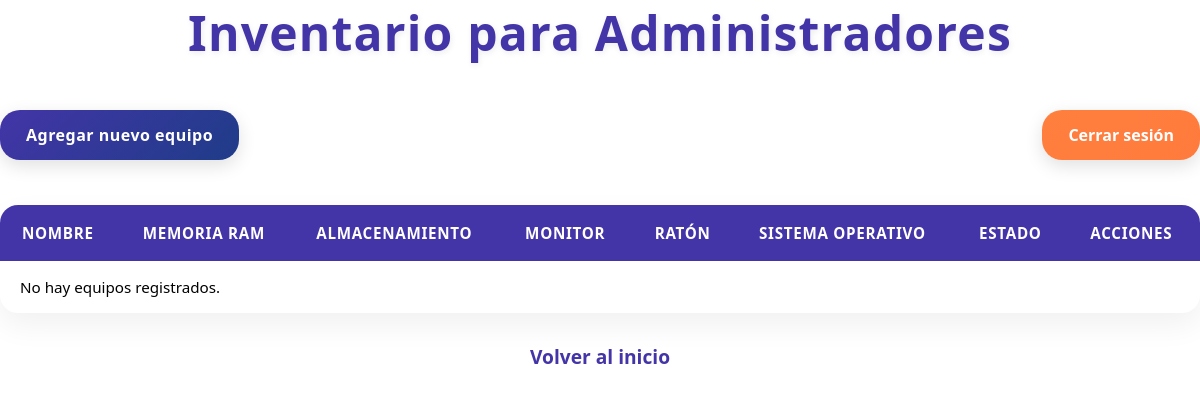
/inventario_admin/ (signed in), run on an earlier commit of the app's database.
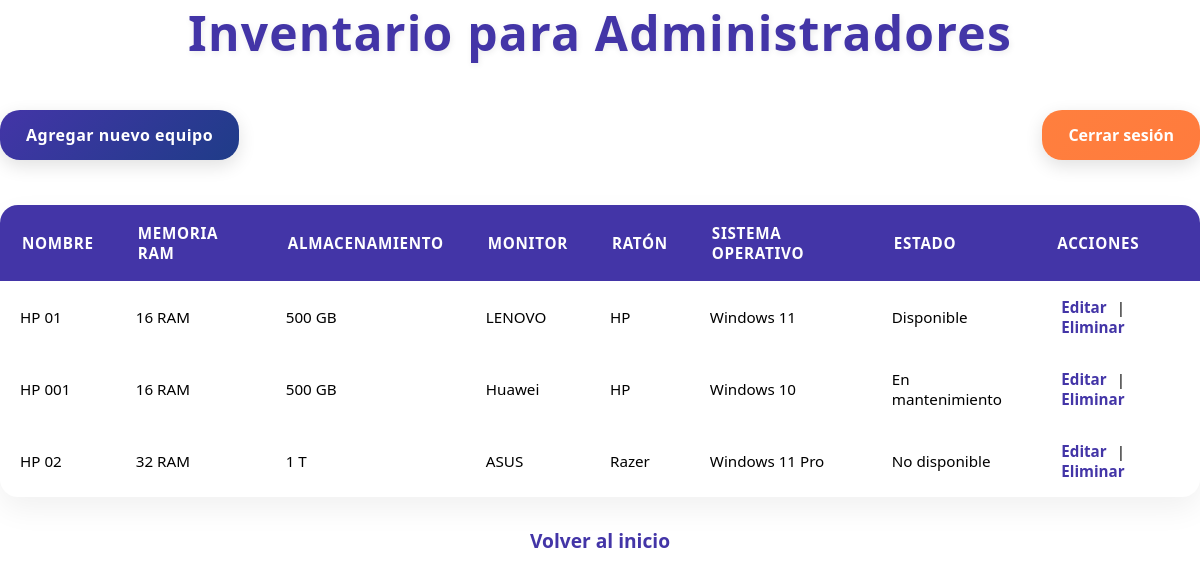
And on a later commit of the database.
### equipos/models.py (models this page shows, shortened)
class Equipo(models.Model):
    nombre = models.CharField(max_length=100)
    memoria_ram = models.CharField(max_length=50)
    almacenamiento = models.CharField(max_length=50)
    monitor = models.CharField(max_length=100)
    raton = models.CharField(max_length=100)
    sistema_operativo = models.CharField(max_length=100)
    estado = models.CharField(max_length=20, choices=ESTADO_CHOICES, default='disponible')

### equipos/views.py (the view)
# urls.py: path('inventario_admin/', views.inventario_admin, name='inventario_admin'),
@login_required
@permission_required('equipos.view_equipo', raise_exception=True)
def inventario_admin(request):
    equipos = Equipo.objects.all()
    return render(request, 'equipos/inventario_admin.html', {'equipos': equipos})

### equipos/templates/equipos/inventario_admin.html (shortened to what this page needs)
<!DOCTYPE html>
<html>
<head>
    {% load static %}
    <link rel="stylesheet" href="{% static 'css/estilos_vistas.css' %}">
</head>
<body class="page-inventario-admin">
    <h1>Inventario para Administradores</h1>
    <div class="acciones-superiores">
        <a href="{% url 'agregar_equipo' %}" class="btn-agregar">Agregar nuevo equipo</a>
        <form action="{% url 'logout' %}" method="post">
            <button type="submit" class="btn-logout">Cerrar sesión</button>
        </form>
    </div>
    <table>
        <thead>
            <tr>
                <th>Nombre</th>
                <th>Memoria RAM</th>
                <th>Almacenamiento</th>
                <th>Monitor</th>
                <th>Ratón</th>
                <th>Sistema Operativo</th>
                <th>Estado</th>
                <th>Acciones</th>
            </tr>
        </thead>
        <tbody>
            {% for equipo in equipos %}
                <tr>
                    <td>{{ equipo.nombre }}</td>
                    <td>{{ equipo.memoria_ram }}</td>
                    <td>{{ equipo.almacenamiento }}</td>
                    <td>{{ equipo.monitor }}</td>
                    <td>{{ equipo.raton }}</td>
                    <td>{{ equipo.sistema_operativo }}</td>
                    <td>{{ equipo.get_estado_display }}</td>
                    <td>
                        <a href="{% url 'editar_equipo' equipo.id %}" class="link-accion">Editar</a> |
                        <a href="{% url 'eliminar_equipo' equipo.id %}" class="link-accion eliminar">Eliminar</a>
                    </td>
                </tr>
            {% empty %}
                <tr>
                    <td colspan="8">No hay equipos registrados.</td>
                </tr>
            {% endfor %}
        </tbody>
    </table>
    <p><a href="{% url 'inicio' %}" class="link-inicio">Volver al inicio</a></p>
</body>
</html>

What changed in the data, as far as the page shows it:
added Equipo: nombre "HP 01", memoria_ram "16 RAM", almacenamiento "500 GB", monitor "LENOVO", raton "HP", sistema_operativo "Windows 11", estado "Disponible"
added Equipo: nombre "HP 001", memoria_ram "16 RAM", almacenamiento "500 GB", monitor "Huawei", raton "HP", sistema_operativo "Windows 10", estado "En mantenimiento"
added Equipo: nombre "HP 02", memoria_ram "32 RAM", almacenamiento "1 T", monitor "ASUS", raton "Razer", sistema_operativo "Windows 11 Pro", estado "No disponible"
Also different on the page:
text no longer shown: "No hay equipos registrados."
